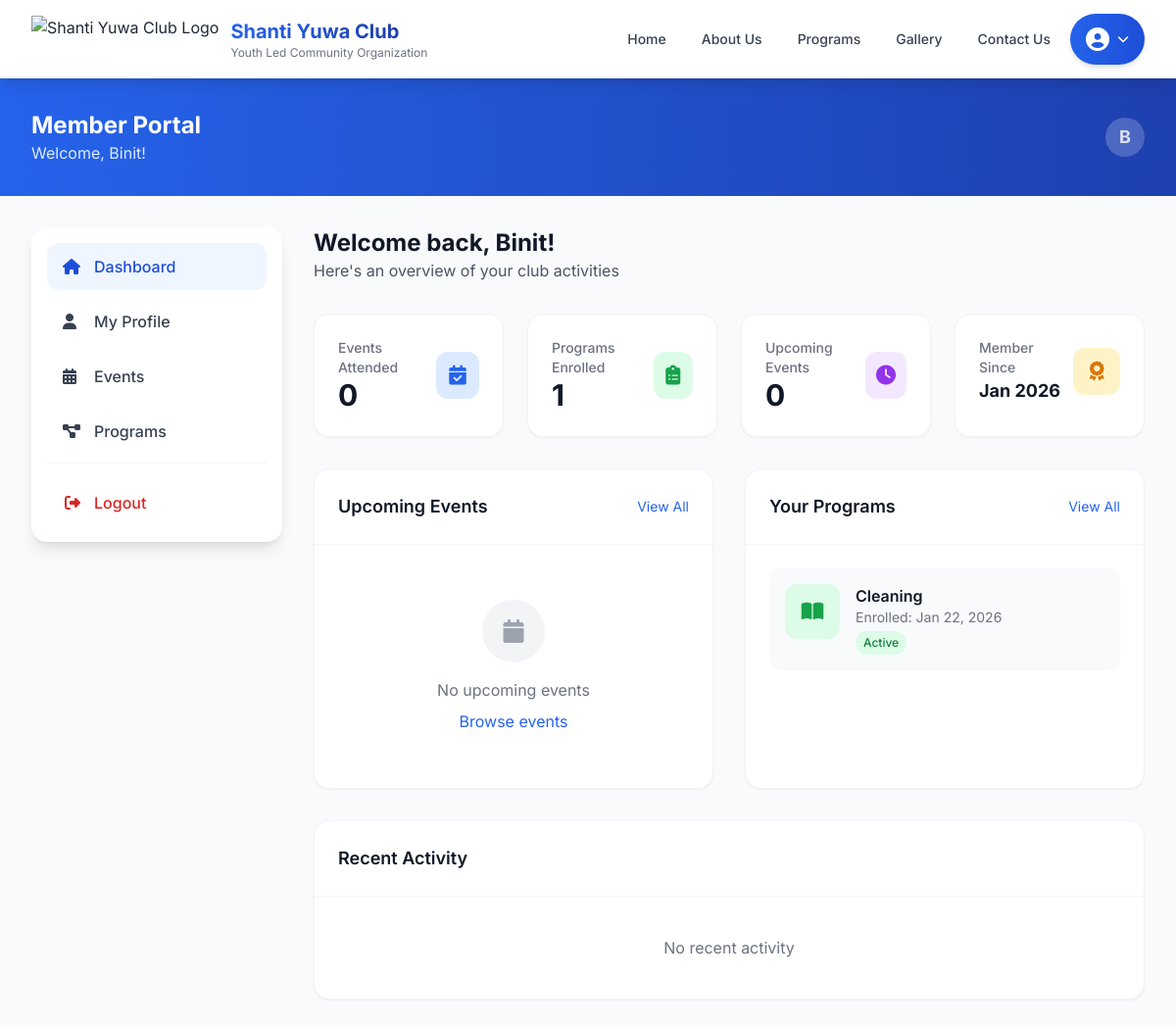
The page /member/dashboard/ (signed in) on the database its author committed.
### main/models.py (models this page shows, shortened)
class ProgramParticipation(models.Model):
    member = models.ForeignKey(MemberProfile, on_delete=models.CASCADE, related_name='program_participations')
    program = models.ForeignKey(Program, on_delete=models.CASCADE, related_name='participations')
    enrolled_at = models.DateTimeField(auto_now_add=True)
    ROLE_CHOICES = [
        ('participant', 'Participant'),
        ('volunteer', 'Volunteer'),
        ('coordinator', 'Coordinator'),
        ('lead', 'Program Lead'),
    ]
    role = models.CharField(max_length=20, choices=ROLE_CHOICES, default='participant')
    STATUS_CHOICES = [
        ('active', 'Active'),
        ('completed', 'Completed'),
        ('dropped', 'Dropped'),
    ]
    status = models.CharField(max_length=20, choices=STATUS_CHOICES, default='active')
    certificate_issued = models.BooleanField(default=False)
    feedback = models.TextField(blank=True)
    class Meta:
        unique_together = ['member', 'program']
        ordering = ['-enrolled_at']

class Program(models.Model):
    title = models.CharField(max_length=200)
    slug = models.SlugField(max_length=255, unique=True, blank=True)
    short_description = models.CharField(max_length=300)
    content = RichTextField()
    image = models.ImageField(upload_to='programs/')
    is_active = models.BooleanField(default=True)
    created_at = models.DateTimeField(auto_now_add=True)
    updated_at = models.DateTimeField(auto_now=True)
    class Meta:
        ordering = ['-created_at']

### main/views.py (the view)
# urls.py: path('member/dashboard/', views.member_dashboard, name='member_dashboard'),
@login_required(login_url='member_login')
def member_dashboard(request):
    profile, created = MemberProfile.objects.get_or_create(user=request.user)
    upcoming_registrations = EventAttendance.objects.filter(
        member=profile,
        event__date__gte=timezone.now()
    ).select_related('event').order_by('event__date')[:5]
    active_programs = ProgramParticipation.objects.filter(
        member=profile,
        status='active'
    ).select_related('program')[:5]
    recent_events = EventAttendance.objects.filter(
        member=profile,
        status='attended'
    ).select_related('event').order_by('-event__date')[:5]
    stats = {
        'total_events': profile.total_events_attended,
        'total_programs': profile.total_programs_participated,
        'upcoming_events': upcoming_registrations.count(),
        'active_programs': active_programs.count(),
    }
    context = {
        'profile': profile,
        'upcoming_registrations': upcoming_registrations,
        'active_programs': active_programs,
        'recent_events': recent_events,
        'stats': stats,
    }
    return render(request, 'members/dashboard.html', context)

### main/context_processors.py (called while the page is built)
def translation_context(request):
    context = {
        'site_name': 'Shanti Yuwa Club',
        'site_url': request.build_absolute_uri('/'),
        'current_language': translation.get_language(),
    }
    return context

### main/models.py (called while the page is built)
    @property
    def total_events_attended(self):
        return self.event_attendances.filter(status='attended').count()

    @property
    def total_programs_participated(self):
        return self.program_participations.count()

### templates/members/dashboard.html (shortened to what this page needs)
{% extends 'members/base_member.html' %}
{% block member_content %}
<div class="mb-8">
    <h1 class="text-2xl font-bold text-gray-900">Welcome back, {{ user.first_name|default:user.username }}!</h1>
    <p class="text-gray-600">Here's an overview of your club activities</p>
</div>
<div class="grid grid-cols-1 md:grid-cols-2 lg:grid-cols-4 gap-6 mb-8">
    <div class="bg-white rounded-2xl p-6 shadow-sm border border-gray-100">
        <div class="flex items-center justify-between">
            <div>
                <p class="text-sm font-medium text-gray-500">Events Attended</p>
                <p class="text-3xl font-bold text-gray-900">{{ stats.total_events }}</p>
            </div>
            <div class="w-12 h-12 bg-blue-100 rounded-xl flex items-center justify-center">
                <i class="fas fa-calendar-check text-blue-600 text-xl"></i>
            </div>
        </div>
    </div>
    <div class="bg-white rounded-2xl p-6 shadow-sm border border-gray-100">
        <div class="flex items-center justify-between">
            <div>
                <p class="text-sm font-medium text-gray-500">Programs Enrolled</p>
                <p class="text-3xl font-bold text-gray-900">{{ stats.total_programs }}</p>
            </div>
            <div class="w-12 h-12 bg-green-100 rounded-xl flex items-center justify-center">
                <i class="fas fa-clipboard-list text-green-600 text-xl"></i>
            </div>
        </div>
    </div>
    <div class="bg-white rounded-2xl p-6 shadow-sm border border-gray-100">
        <div class="flex items-center justify-between">
            <div>
                <p class="text-sm font-medium text-gray-500">Upcoming Events</p>
                <p class="text-3xl font-bold text-gray-900">{{ stats.upcoming_events }}</p>
            </div>
            <div class="w-12 h-12 bg-purple-100 rounded-xl flex items-center justify-center">
                <i class="fas fa-clock text-purple-600 text-xl"></i>
            </div>
        </div>
    </div>
    <div class="bg-white rounded-2xl p-6 shadow-sm border border-gray-100">
        <div class="flex items-center justify-between">
            <div>
                <p class="text-sm font-medium text-gray-500">Member Since</p>
                <p class="text-lg font-bold text-gray-900">{{ user.date_joined|date:"M Y" }}</p>
            </div>
            <div class="w-12 h-12 bg-amber-100 rounded-xl flex items-center justify-center">
                <i class="fas fa-award text-amber-600 text-xl"></i>
            </div>
        </div>
    </div>
</div>
<div class="grid grid-cols-1 lg:grid-cols-2 gap-8">
    <div class="bg-white rounded-2xl shadow-sm border border-gray-100 overflow-hidden">
        <div class="p-6 border-b border-gray-100">
            <div class="flex items-center justify-between">
                <h2 class="text-lg font-semibold text-gray-900">Upcoming Events</h2>
                <a href="{% url 'member_events' %}" class="text-sm text-primary-600 hover:text-primary-700">View All</a>
            </div>
        </div>
        <div class="p-6">
            {% if upcoming_registrations %}
                <div class="space-y-4">
                    {% for registration in upcoming_registrations %}
                    <div class="flex items-start space-x-4 p-4 bg-gray-50 rounded-xl">
                        <div class="flex-shrink-0 w-14 h-14 bg-primary-100 rounded-xl flex flex-col items-center justify-center">
                            <span class="text-xs font-bold text-primary-600">{{ registration.event.date|date:"M" }}</span>
                            <span class="text-lg font-bold text-primary-700">{{ registration.event.date|date:"d" }}</span>
                        </div>
                        <div class="flex-1">
                            <h3 class="font-semibold text-gray-900">{{ registration.event.title }}</h3>
                            <p class="text-sm text-gray-500">{{ registration.event.location }}</p>
                            {% if registration.event.time %}
                            <p class="text-sm text-gray-500"><i class="fas fa-clock mr-1"></i>{{ registration.event.time|time:"g:i A" }}</p>
                            {% endif %}
                        </div>
                    </div>
                    {% endfor %}
                </div>
            {% else %}
                <div class="text-center py-8">
                    <div class="w-16 h-16 mx-auto bg-gray-100 rounded-full flex items-center justify-center mb-4">
                        <i class="fas fa-calendar text-gray-400 text-2xl"></i>
                    </div>
                    <p class="text-gray-500">No upcoming events</p>
                    <a href="{% url 'member_events' %}" class="inline-block mt-2 text-primary-600 hover:text-primary-700">Browse events</a>
                </div>
            {% endif %}
        </div>
    </div>
    <div class="bg-white rounded-2xl shadow-sm border border-gray-100 overflow-hidden">
        <div class="p-6 border-b border-gray-100">
            <div class="flex items-center justify-between">
                <h2 class="text-lg font-semibold text-gray-900">Your Programs</h2>
                <a href="{% url 'member_programs' %}" class="text-sm text-primary-600 hover:text-primary-700">View All</a>
            </div>
        </div>
        <div class="p-6">
            {% if active_programs %}
                <div class="space-y-4">
                    {% for participation in active_programs %}
                    <div class="flex items-start space-x-4 p-4 bg-gray-50 rounded-xl">
                        <div class="flex-shrink-0 w-14 h-14 bg-green-100 rounded-xl flex items-center justify-center">
                            <i class="fas fa-book-open text-green-600 text-xl"></i>
                        </div>
                        <div class="flex-1">
                            <h3 class="font-semibold text-gray-900">{{ participation.program.title }}</h3>
                            <p class="text-sm text-gray-500">Enrolled: {{ participation.enrolled_at|date:"M d, Y" }}</p>
                            <span class="inline-flex items-center px-2 py-1 mt-1 text-xs font-medium rounded-full
                                {% if participation.status == 'active' %}bg-green-100 text-green-700
                                {% elif participation.status == 'completed' %}bg-blue-100 text-blue-700
                                {% else %}bg-gray-100 text-gray-700{% endif %}">
                                {{ participation.get_status_display }}
                            </span>
                        </div>
                    </div>
                    {% endfor %}
                </div>
            {% endif %}
        </div>
    </div>
</div>
<div class="mt-8 bg-white rounded-2xl shadow-sm border border-gray-100 overflow-hidden">
    <div class="p-6 border-b border-gray-100">
        <h2 class="text-lg font-semibold text-gray-900">Recent Activity</h2>
    </div>
    <div class="p-6">
        {% if recent_events %}
            <div class="space-y-4">
                {% for attendance in recent_events %}
                <div class="flex items-center space-x-4">
                    <div class="flex-shrink-0 w-10 h-10 rounded-full flex items-center justify-center bg-blue-100">
                        <i class="fas fa-calendar-check text-blue-600"></i>
                    </div>
                    <div class="flex-1">
                        <p class="text-gray-900">Attended <strong>{{ attendance.event.title }}</strong></p>
                        <p class="text-sm text-gray-500">{{ attendance.event.date|date:"M d, Y" }}</p>
                    </div>
                </div>
                {% endfor %}
            </div>
        {% else %}
            <p class="text-center text-gray-500 py-4">No recent activity</p>
        {% endif %}
    </div>
</div>
{% endblock %}

### templates/members/base_member.html (shortened to what this page needs)
{% extends 'base.html' %}
{% load static %}
{% block content %}
<div class="min-h-screen bg-gray-50">
    <div class="bg-gradient-to-r from-primary-600 to-primary-800 text-white py-8">
        <div class="max-w-7xl mx-auto px-4 sm:px-6 lg:px-8">
            <div class="flex items-center justify-between">
                <div>
                    <h1 class="text-2xl font-bold">Member Portal</h1>
                    <p class="text-primary-100">Welcome, {{ user.first_name|default:user.username }}!</p>
                </div>
                <div class="flex items-center gap-4">
                    <a href="{% url 'member_profile' %}" class="flex items-center gap-2 text-white/80 hover:text-white transition-colors">
                        {% if user.member_profile.profile_picture %}
                        <img src="{{ user.member_profile.profile_picture.url }}" alt="Profile" class="w-10 h-10 rounded-full object-cover">
                        {% else %}
                        <div class="w-10 h-10 rounded-full bg-white/20 flex items-center justify-center">
                            <span class="text-lg font-bold">{{ user.username|slice:":1"|upper }}</span>
                        </div>
                        {% endif %}
                    </a>
                </div>
            </div>
        </div>
    </div>
    <div class="max-w-7xl mx-auto px-4 sm:px-6 lg:px-8 py-8">
        <div class="flex flex-col lg:flex-row gap-8">
            <aside class="lg:w-64 flex-shrink-0">
                <nav class="bg-white rounded-2xl shadow-lg p-4 sticky top-24">
                    <ul class="space-y-2">
                        <li>
                            <a href="{% url 'member_dashboard' %}" class="flex items-center gap-3 px-4 py-3 rounded-xl transition-colors {% if request.resolver_match.url_name == 'member_dashboard' %}bg-primary-50 text-primary-700{% else %}text-gray-700 hover:bg-gray-50{% endif %}">
                                <i class="fas fa-home w-5"></i>
                                <span class="font-medium">Dashboard</span>
                            </a>
                        </li>
                        <li>
                            <a href="{% url 'member_profile' %}" class="flex items-center gap-3 px-4 py-3 rounded-xl transition-colors {% if request.resolver_match.url_name == 'member_profile' %}bg-primary-50 text-primary-700{% else %}text-gray-700 hover:bg-gray-50{% endif %}">
                                <i class="fas fa-user w-5"></i>
                                <span class="font-medium">My Profile</span>
                            </a>
                        </li>
                        <li>
                            <a href="{% url 'member_events' %}" class="flex items-center gap-3 px-4 py-3 rounded-xl transition-colors {% if request.resolver_match.url_name == 'member_events' %}bg-primary-50 text-primary-700{% else %}text-gray-700 hover:bg-gray-50{% endif %}">
                                <i class="fas fa-calendar-alt w-5"></i>
                                <span class="font-medium">Events</span>
                            </a>
                        </li>
                        <li>
                            <a href="{% url 'member_programs' %}" class="flex items-center gap-3 px-4 py-3 rounded-xl transition-colors {% if request.resolver_match.url_name == 'member_programs' %}bg-primary-50 text-primary-700{% else %}text-gray-700 hover:bg-gray-50{% endif %}">
                                <i class="fas fa-project-diagram w-5"></i>
                                <span class="font-medium">Programs</span>
                            </a>
                        </li>
                        <li class="pt-4 border-t border-gray-100">
                            <button onclick="showLogoutModal()" class="w-full flex items-center gap-3 px-4 py-3 rounded-xl text-red-600 hover:bg-red-50 transition-colors">
                                <i class="fas fa-sign-out-alt w-5"></i>
                                <span class="font-medium">Logout</span>
                            </button>
                        </li>
                    </ul>
                </nav>
            </aside>
            <main class="flex-1 min-w-0">
                {% block member_content %}{% endblock %}
            </main>
        </div>
    </div>
</div>
{% endblock %}

### static/css/style.css (style rules this page uses)
html { scroll-behavior: smooth; overflow-x: hidden; }
body { font-family: 'Inter', system-ui, -apple-system, sans-serif; -webkit-font-smoothing: antialiased; -moz-osx-font-smoothing: grayscale; overflow-x: hidden; width: 100%; }

### rows shown on the page
ProgramParticipation: program "Cleaning", enrolled_at "Jan 22, 2026", status "Active"

### other values the page prints
{{ user.first_name|default:user.username }} "Binit"
{{ user.username|slice:":1"|upper }} "B"
{{ stats.total_events }} "0"
{{ stats.total_programs }} "1"
{{ stats.upcoming_events }} "0"
{{ user.date_joined|date:"M Y" }} "Jan 2026"
